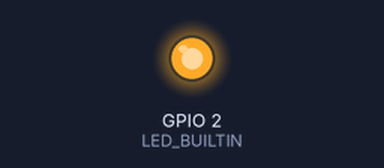
This sketch was run on a simulated ESP8266 (NodeMCU). On the bench: output pins drawn as LEDs (lit = HIGH, except the on-board LED, lit = LOW). WiFi joins after 1.5 s; servers stay silent unless stated; what the sketch prints to the serial monitor is not drawn.

Above: at 2.0 s.
At 6.5 s:
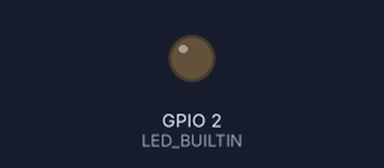
Timing chart, 0 to 8.4 s (numbered marks = the images above):
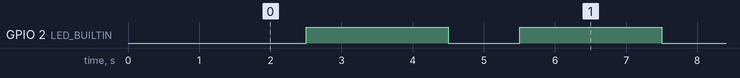

The sketch:

WiFi.ino
```cpp
#include <ESP8266WiFi.h>

const char* ssid = "";
const char* password = "";

void setup() {
  Serial.begin(115200);
  Serial.println("Launching!");
  WiFi.begin(ssid, password);
  pinMode(LED_BUILTIN, OUTPUT);

  while (WiFi.status() != WL_CONNECTED) {
    delay(500);
    Serial.print(".");
  }

  Serial.println("WiFi Connected!");
  Serial.println(WiFi.localIP());

}

void loop() {
  digitalWrite(LED_BUILTIN, LOW);
  delay(1000);
  digitalWrite(LED_BUILTIN, HIGH);
  delay(2000);

}
```

Measured:
- by itself, GPIO 2 (LED_BUILTIN): alternates HIGH for 2.0 s and LOW for 1.0 s
